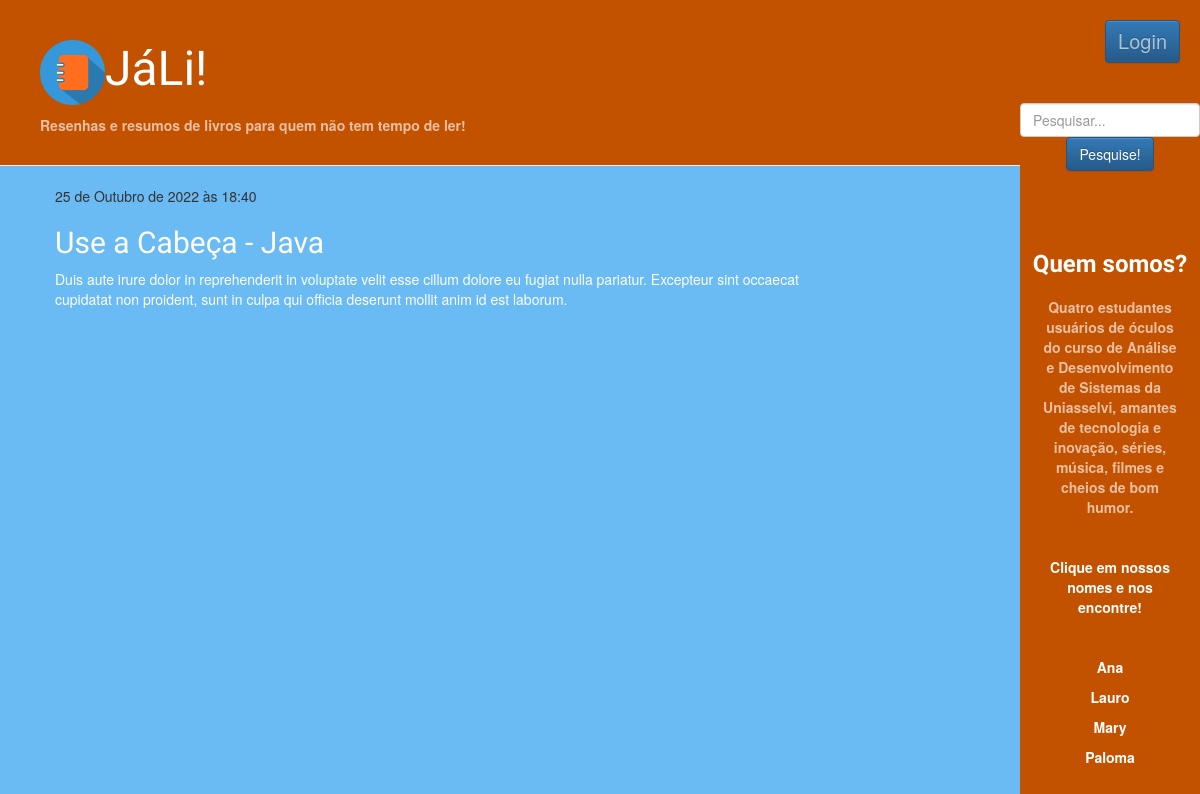
The app's page /resenha/2/ with its own data.
### home/models.py (models this page shows, shortened)
class Resenha(models.Model):
    autor = models.ForeignKey(settings.AUTH_USER_MODEL, on_delete=models.CASCADE)
    titulo = models.CharField(max_length=200)
    texto = models.TextField()
    data_criacao = models.DateTimeField(default=timezone.now)
    data_publicacao = models.DateTimeField(blank=True, null=True)

### home/views.py (the view)
# urls.py: path('resenha/<int:pk>/', views.detalhe_resenha, name='detalhe_resenha'),
def detalhe_resenha(request, pk):
    resenha = get_object_or_404(Resenha, pk=pk)
    return render(request, 'home/detalhe_resenha.html', {'resenha': resenha})

### home/templates/home/detalhe_resenha.html (shortened to what this page needs)
{% extends 'home/base.html' %}
{% block content %}
    <div class="resenha">
        {% if resenha.data_publicacao %}
            <div class="date">
                {{ resenha.data_publicacao }}
            </div>
        {% endif %}
        <h2>{{ resenha.titulo }}</h2>
        <p>{{ resenha.texto|linebreaksbr }}</p>
    </div>
{% endblock %}

### home/static/css/home.css (style rules this page uses)
body { background-color: rgb(106, 186, 243); }
h1, h2, h3, h4 { font-family: 'Lobster', cursive; }
.resenha { margin-bottom: 70px; }
.resenha h2, h2 a, .resenha h2 a:visited { color: #ffffff; }
.resenha p { color: #ffffff; }

### records on screen
Resenha: data_publicacao "25 de Outubro de 2022 às 18:40", titulo "Use a Cabeça - Java", texto "Duis aute irure dolor in reprehenderit in voluptate velit esse cillum dolore eu fugiat nulla pariatur. Excepteur sint occaecat cupidatat non proident, sunt in culpa qui officia deserunt mollit anim id est laborum."
